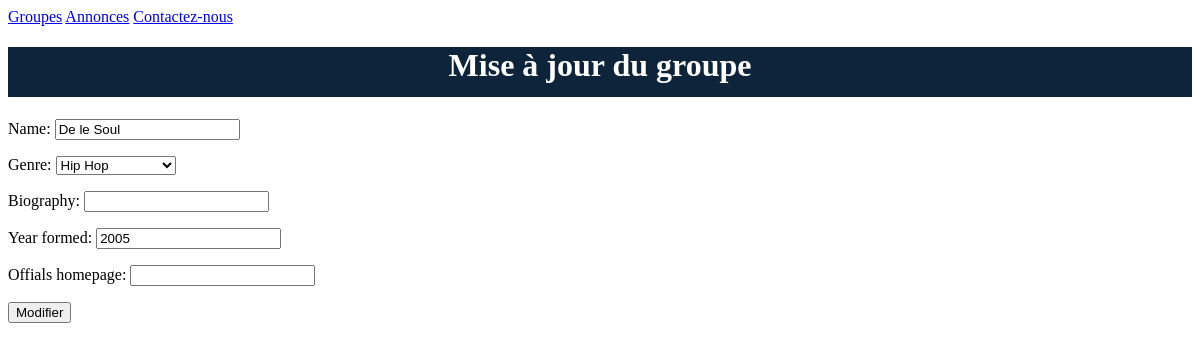
Before: /bands/1/change/ with the older database file.
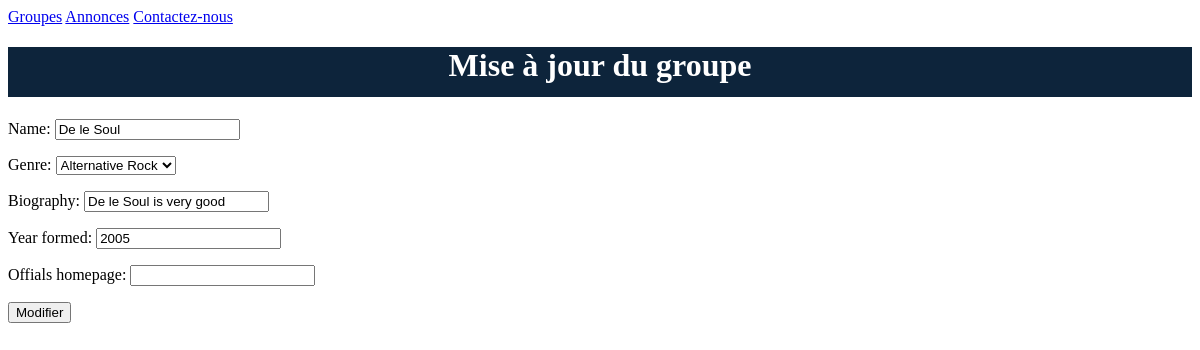
After: the same page with the newer database file.
### listings/models.py (models this page shows, shortened)
class Band(models.Model):
    class Genre(models.TextChoices):
        HIP_HOP = 'HH'
        SYNTH_HOP = 'SP'
        ALTERNATIVE_ROCK = 'AR'
    name = models.fields.CharField(max_length=100)
    genre = models.fields.CharField(choices=Genre.choices, max_length=5) # liste de choix
    biography = models.fields.CharField(max_length=1000)
    year_formed = models.fields.IntegerField(
        validators=[MinValueValidator(1900), MaxValueValidator(2022)])
    active = models.fields.BooleanField(default=True)
    offials_homepage = models.fields.URLField(null=True, blank=True)

### listings/views.py (the view)
# urls.py: path('bands/<int:id>/change/', views.band_update, name='band-update'), # Pour la mise à jour
def band_update(request, id):
    band = Band.objects.get(id=id)
    if request.method == 'POST':
        form = BandForm(request.POST, instance=band)
        if form.is_valid():
            form.save()
            return redirect('band-list', band.id)
    else:
        form = BandForm(instance=band) # on pré-remplir le foemulaire avec un groupe existant
    return render(request, 'bands/band_update.html', {'form': form})

### listings/forms.py
class BandForm(forms.ModelForm):
   class Meta:
      model = Band
      exclude = ('active', 'official_homepage') # pour exlure certains champs

### listings/templates/bands/band_update.html (shortened to what this page needs)
{% extends 'listings/base.html' %}
{% block content %}
<h1>Mise à jour du groupe</h1>
<form action="" method="post">
    {{ form.as_p }}
    <input type="submit" value="Modifier">
  </form>
{% endblock %}

Changed rows visible on the page:
changed Band "De le Soul": genre "Hip Hop" → "Alternative Rock"; biography (not shown) → "De le Soul is very good"
